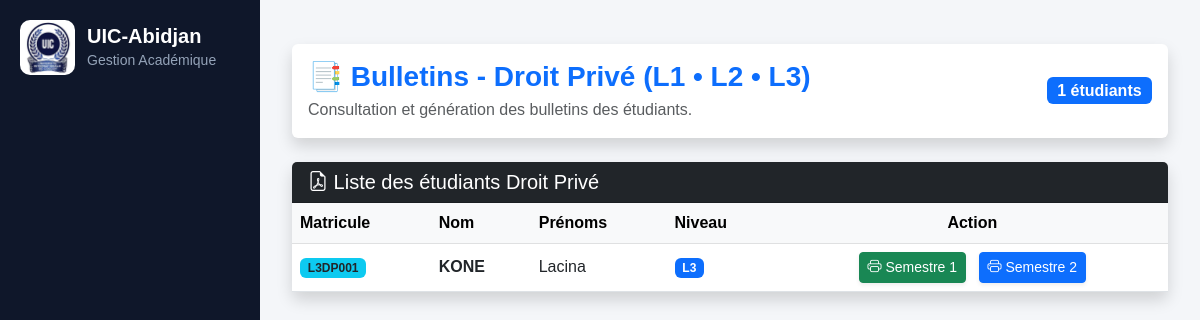
The app's page /lmd/l3/droit/bulletins/, older data.
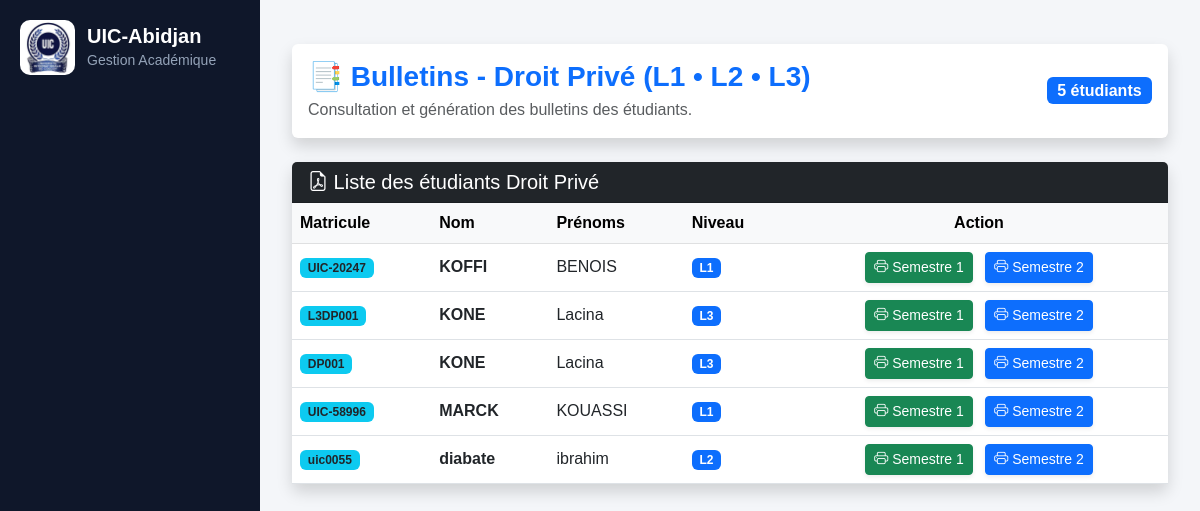
The same page, newer data.
### lmd/models.py (models this page shows, shortened)
class EtudiantLMD(models.Model):
    user = models.OneToOneField(
        User,
        on_delete=models.CASCADE,
        null=True,
        blank=True,
        related_name="etudiant_lmd"
    )
    matricule = models.CharField(
        max_length=50,
        unique=True,
        db_index=True
    )
    nom = models.CharField(
        max_length=100,
        db_index=True
    )
    prenoms = models.CharField(
        max_length=150
    )
    sexe = models.CharField(
        max_length=1,
        choices=(
            ('M', 'Masculin'),
            ('F', 'Féminin'),
        )
    )
    STATUTS = [
        ("AF", "Affecté"),
        ("NF", "Non Affecté"),
    ]
    statut = models.CharField(
        max_length=2,
        choices=STATUTS,
        default="NF"
    )
    date_naissance = models.DateField(
        null=True,
        blank=True
    )
    lieu_naissance = models.CharField(
        max_length=100,
        blank=True,
        null=True
    )
    telephone = models.CharField(
        max_length=30,
        blank=True
    )
    email = models.EmailField(
        blank=True
    )
    NIVEAUX = [
        ("L1", "Licence 1"),
        ("L2", "Licence 2"),
        ("L3", "Licence 3"),
        ("M1", "Master 1"),
        ("M2", "Master 2"),
        ("DOC", "Doctorat"),
    ]
    niveau = models.CharField(
        max_length=10,
        choices=NIVEAUX,
        db_index=True
    )
    filiere = models.ForeignKey(
        "FiliereLMD",
        on_delete=models.CASCADE,
        related_name="etudiants"
    )
    annee_academique = models.CharField(
        max_length=20,
        db_index=True
    )
    date_inscription = models.DateTimeField(
        auto_now_add=True
    )
    actif = models.BooleanField(
        default=True
    )
    class Meta:
        ordering = [
            "nom",
            "prenoms"
        ]
        constraints = [
            models.UniqueConstraint(
                fields=[
                    "matricule",
                    "annee_academique"
                ],
                name="unique_etudiant_annee"
            )
        ]

### lmd/views.py (the view)
# urls.py: path("l3/droit/bulletins/",views.l3_droit_bulletins,name="l3_droit_bulletins"),
def l3_droit_bulletins(request):
    filiere = get_object_or_404(
        FiliereLMD,
        libelle="Droit Privé"
    )
    etudiants = EtudiantLMD.objects.filter(
        filiere=filiere,
    ).order_by(
        "nom",
        "prenoms"
    )
    return render(
        request,
        "lmd/l3/droit/bulletins.html",
        {
            "etudiants": etudiants,
            "filiere": filiere
        }
    )

### lmd/templates/lmd/l3/droit/bulletins.html (shortened to what this page needs)
{% extends "base.html" %}
{% block content %}
<div class="container-fluid mt-4">
    <div class="card shadow border-0 mb-4">
        <div class="card-body d-flex justify-content-between align-items-center">
            <div>
                <h3 class="fw-bold text-primary mb-1">
                    📑 Bulletins - Droit Privé (L1 • L2 • L3)
                </h3>
                <p class="text-muted mb-0">
                    Consultation et génération des bulletins des étudiants.
                </p>
            </div>
            <div>
                <span class="badge bg-primary fs-6">
                    {{ etudiants|length }} étudiants
                </span>
            </div>
        </div>
    </div>
    <div class="card shadow border-0">
        <div class="card-header bg-dark text-white">
            <h5 class="mb-0">
                <i class="bi bi-file-earmark-pdf"></i>
                Liste des étudiants Droit Privé
            </h5>
        </div>
        <div class="card-body p-0">
            <div class="table-responsive">
                <table class="table table-hover align-middle mb-0">
                    <thead class="table-light">
                        <tr>
                            <th>
                                Matricule
                            </th>
                            <th>
                                Nom
                            </th>
                            <th>
                                Prénoms
                            </th>
                            <th>
                                Niveau
                            </th>
                            <th class="text-center">
                                Action
                            </th>
                        </tr>
                    </thead>
                    <tbody>
                        {% for e in etudiants %}
                        <tr>
                            <td class="fw-bold">
                                <span class="badge bg-info text-dark">
                                    {{ e.matricule }}
                                </span>
                            </td>
                            <td class="fw-semibold">
                                {{ e.nom }}
                            </td>
                            <td>
                                {{ e.prenoms }}
                            </td>
                            <td>
                                <span class="badge bg-primary">
                                    {{ e.niveau }}
                                </span>
                            </td>
                            <td class="text-center">
                                <a href="{% url 'imprimer_bulletin_lmd' e.id 'S1' %}"
   class="btn btn-success btn-sm shadow-sm me-2">
    <i class="bi bi-printer"></i>
    Semestre 1
</a>
<a href="{% url 'imprimer_bulletin_lmd' e.id 'S2' %}"
   class="btn btn-primary btn-sm shadow-sm">
    <i class="bi bi-printer"></i>
    Semestre 2
</a>
                            </td>
                        </tr>
                        {% endfor %}
                    </tbody>
                </table>
            </div>
        </div>
    </div>
</div>
{% endblock %}

Row changes from the older to the newer data that the page shows:
added EtudiantLMD: matricule "UIC-20247", nom "KOFFI", prenoms "BENOIS", niveau "L1"
added EtudiantLMD: matricule "DP001", nom "KONE", prenoms "Lacina", niveau "L3"
added EtudiantLMD: matricule "UIC-58996", nom "MARCK", prenoms "KOUASSI", niveau "L1"
added EtudiantLMD: matricule "uic0055", nom "diabate", prenoms "ibrahim", niveau "L2"
Text that changed along with them:
{{ etudiants|length }}: "1" → "5"
